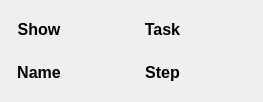
<?xml version="1.0" encoding="UTF-8"?>
<ui version="4.0">
 <class>containerWidget</class>
 <widget class="QWidget" name="containerWidget">
  <property name="geometry">
   <rect>
    <x>0</x>
    <y>0</y>
    <width>263</width>
    <height>88</height>
   </rect>
  </property>
  <property name="windowTitle">
   <string>Form</string>
  </property>
  <layout class="QVBoxLayout" name="verticalLayout">
   <item>
    <layout class="QHBoxLayout" name="horizontalLayout">
     <item>
      <widget class="QLabel" name="label">
       <property name="sizePolicy">
        <sizepolicy hsizetype="Preferred" vsizetype="Fixed">
         <horstretch>0</horstretch>
         <verstretch>0</verstretch>
        </sizepolicy>
       </property>
       <property name="font">
        <font>
         <pointsize>12</pointsize>
         <weight>75</weight>
         <bold>true</bold>
        </font>
       </property>
       <property name="frameShape">
        <enum>QFrame::NoFrame</enum>
       </property>
       <property name="frameShadow">
        <enum>QFrame::Plain</enum>
       </property>
       <property name="text">
        <string>&lt;html&gt;&lt;head/&gt;&lt;body&gt;&lt;p&gt;&lt;span style=&quot; color:#000000;&quot;&gt;Show&lt;/span&gt;&lt;/p&gt;&lt;/body&gt;&lt;/html&gt;</string>
       </property>
       <property name="textFormat">
        <enum>Qt::RichText</enum>
       </property>
       <property name="scaledContents">
        <bool>false</bool>
       </property>
       <property name="alignment">
        <set>Qt::AlignCenter</set>
       </property>
      </widget>
     </item>
     <item>
      <widget class="QLabel" name="label_showname">
       <property name="sizePolicy">
        <sizepolicy hsizetype="Preferred" vsizetype="Fixed">
         <horstretch>0</horstretch>
         <verstretch>0</verstretch>
        </sizepolicy>
       </property>
       <property name="font">
        <font>
         <pointsize>12</pointsize>
         <weight>75</weight>
         <bold>true</bold>
        </font>
       </property>
       <property name="frameShape">
        <enum>QFrame::NoFrame</enum>
       </property>
       <property name="frameShadow">
        <enum>QFrame::Plain</enum>
       </property>
       <property name="text">
        <string>&lt;html&gt;&lt;head/&gt;&lt;body&gt;&lt;p&gt;&lt;br/&gt;&lt;/p&gt;&lt;/body&gt;&lt;/html&gt;</string>
       </property>
       <property name="textFormat">
        <enum>Qt::RichText</enum>
       </property>
       <property name="scaledContents">
        <bool>false</bool>
       </property>
       <property name="alignment">
        <set>Qt::AlignCenter</set>
       </property>
      </widget>
     </item>
     <item>
      <widget class="QLabel" name="label_4">
       <property name="sizePolicy">
        <sizepolicy hsizetype="Preferred" vsizetype="Fixed">
         <horstretch>0</horstretch>
         <verstretch>0</verstretch>
        </sizepolicy>
       </property>
       <property name="font">
        <font>
         <pointsize>12</pointsize>
         <weight>75</weight>
         <bold>true</bold>
        </font>
       </property>
       <property name="frameShape">
        <enum>QFrame::NoFrame</enum>
       </property>
       <property name="frameShadow">
        <enum>QFrame::Plain</enum>
       </property>
       <property name="text">
        <string>&lt;html&gt;&lt;head/&gt;&lt;body&gt;&lt;p&gt;&lt;span style=&quot; color:#000000;&quot;&gt;Task&lt;/span&gt;&lt;/p&gt;&lt;/body&gt;&lt;/html&gt;</string>
       </property>
       <property name="textFormat">
        <enum>Qt::RichText</enum>
       </property>
       <property name="scaledContents">
        <bool>false</bool>
       </property>
       <property name="alignment">
        <set>Qt::AlignCenter</set>
       </property>
      </widget>
     </item>
     <item>
      <widget class="QLabel" name="label_taskname">
       <property name="sizePolicy">
        <sizepolicy hsizetype="Preferred" vsizetype="Fixed">
         <horstretch>0</horstretch>
         <verstretch>0</verstretch>
        </sizepolicy>
       </property>
       <property name="font">
        <font>
         <pointsize>12</pointsize>
         <weight>75</weight>
         <bold>true</bold>
        </font>
       </property>
       <property name="frameShape">
        <enum>QFrame::NoFrame</enum>
       </property>
       <property name="frameShadow">
        <enum>QFrame::Plain</enum>
       </property>
       <property name="text">
        <string>&lt;html&gt;&lt;head/&gt;&lt;body&gt;&lt;p&gt;&lt;br/&gt;&lt;/p&gt;&lt;/body&gt;&lt;/html&gt;</string>
       </property>
       <property name="textFormat">
        <enum>Qt::RichText</enum>
       </property>
       <property name="scaledContents">
        <bool>false</bool>
       </property>
       <property name="alignment">
        <set>Qt::AlignCenter</set>
       </property>
      </widget>
     </item>
    </layout>
   </item>
   <item>
    <layout class="QHBoxLayout" name="horizontalLayout_2">
     <item>
      <widget class="QLabel" name="label_7">
       <property name="sizePolicy">
        <sizepolicy hsizetype="Preferred" vsizetype="Fixed">
         <horstretch>0</horstretch>
         <verstretch>0</verstretch>
        </sizepolicy>
       </property>
       <property name="font">
        <font>
         <pointsize>12</pointsize>
         <weight>75</weight>
         <bold>true</bold>
        </font>
       </property>
       <property name="frameShape">
        <enum>QFrame::NoFrame</enum>
       </property>
       <property name="frameShadow">
        <enum>QFrame::Plain</enum>
       </property>
       <property name="text">
        <string>&lt;html&gt;&lt;head/&gt;&lt;body&gt;&lt;p&gt;&lt;span style=&quot; color:#000000;&quot;&gt;Name&lt;/span&gt;&lt;/p&gt;&lt;/body&gt;&lt;/html&gt;</string>
       </property>
       <property name="textFormat">
        <enum>Qt::RichText</enum>
       </property>
       <property name="scaledContents">
        <bool>false</bool>
       </property>
       <property name="alignment">
        <set>Qt::AlignCenter</set>
       </property>
      </widget>
     </item>
     <item>
      <widget class="QLabel" name="label_username">
       <property name="sizePolicy">
        <sizepolicy hsizetype="Preferred" vsizetype="Fixed">
         <horstretch>0</horstretch>
         <verstretch>0</verstretch>
        </sizepolicy>
       </property>
       <property name="font">
        <font>
         <pointsize>12</pointsize>
         <weight>75</weight>
         <bold>true</bold>
        </font>
       </property>
       <property name="frameShape">
        <enum>QFrame::NoFrame</enum>
       </property>
       <property name="frameShadow">
        <enum>QFrame::Plain</enum>
       </property>
       <property name="text">
        <string>&lt;html&gt;&lt;head/&gt;&lt;body&gt;&lt;p&gt;&lt;br/&gt;&lt;/p&gt;&lt;/body&gt;&lt;/html&gt;</string>
       </property>
       <property name="textFormat">
        <enum>Qt::RichText</enum>
       </property>
       <property name="scaledContents">
        <bool>false</bool>
       </property>
       <property name="alignment">
        <set>Qt::AlignCenter</set>
       </property>
      </widget>
     </item>
     <item>
      <widget class="QLabel" name="label_8">
       <property name="sizePolicy">
        <sizepolicy hsizetype="Preferred" vsizetype="Fixed">
         <horstretch>0</horstretch>
         <verstretch>0</verstretch>
        </sizepolicy>
       </property>
       <property name="font">
        <font>
         <pointsize>12</pointsize>
         <weight>75</weight>
         <bold>true</bold>
        </font>
       </property>
       <property name="frameShape">
        <enum>QFrame::NoFrame</enum>
       </property>
       <property name="frameShadow">
        <enum>QFrame::Plain</enum>
       </property>
       <property name="text">
        <string>&lt;html&gt;&lt;head/&gt;&lt;body&gt;&lt;p&gt;&lt;span style=&quot; color:#000000;&quot;&gt;Step&lt;/span&gt;&lt;/p&gt;&lt;/body&gt;&lt;/html&gt;</string>
       </property>
       <property name="textFormat">
        <enum>Qt::RichText</enum>
       </property>
       <property name="scaledContents">
        <bool>false</bool>
       </property>
       <property name="alignment">
        <set>Qt::AlignCenter</set>
       </property>
      </widget>
     </item>
     <item>
      <widget class="QLabel" name="label_stepname">
       <property name="sizePolicy">
        <sizepolicy hsizetype="Preferred" vsizetype="Fixed">
         <horstretch>0</horstretch>
         <verstretch>0</verstretch>
        </sizepolicy>
       </property>
       <property name="font">
        <font>
         <pointsize>12</pointsize>
         <weight>75</weight>
         <bold>true</bold>
        </font>
       </property>
       <property name="frameShape">
        <enum>QFrame::NoFrame</enum>
       </property>
       <property name="frameShadow">
        <enum>QFrame::Plain</enum>
       </property>
       <property name="text">
        <string>&lt;html&gt;&lt;head/&gt;&lt;body&gt;&lt;p&gt;&lt;br/&gt;&lt;/p&gt;&lt;/body&gt;&lt;/html&gt;</string>
       </property>
       <property name="textFormat">
        <enum>Qt::RichText</enum>
       </property>
       <property name="scaledContents">
        <bool>false</bool>
       </property>
       <property name="alignment">
        <set>Qt::AlignCenter</set>
       </property>
      </widget>
     </item>
    </layout>
   </item>
  </layout>
 </widget>
 <resources/>
 <connections/>
</ui>
